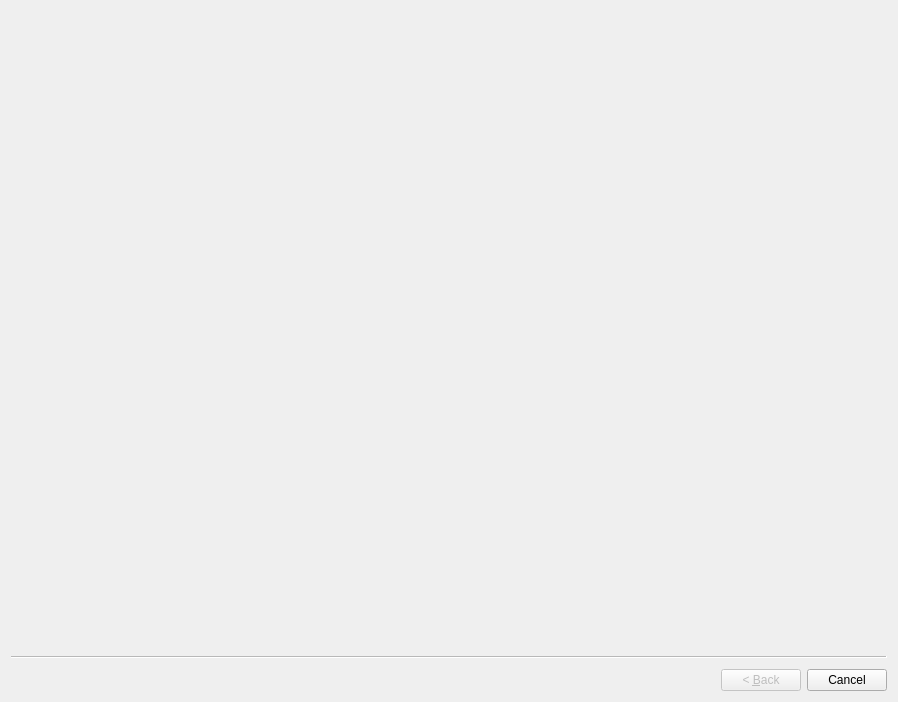
<?xml version="1.0" encoding="UTF-8"?>
<ui version="4.0">
 <class>personProjectWizard</class>
 <widget class="QWizard" name="personProjectWizard">
  <property name="geometry">
   <rect>
    <x>0</x>
    <y>0</y>
    <width>898</width>
    <height>702</height>
   </rect>
  </property>
  <property name="windowTitle">
   <string>CreepyAI25 - New Person Project</string>
  </property>
  <property name="windowIcon">
   <iconset resource="../creepy/include/creepy_resources.qrc">
    <normaloff>:/creepy/user</normaloff>:/creepy/user</iconset>
  </property>
  <property name="wizardStyle">
   <enum>QWizard::ClassicStyle</enum>
  </property>
  <property name="options">
   <set>QWizard::HelpButtonOnRight</set>
  </property>
 </widget>
 <resources>
  <include location="../creepy/include/creepy_resources.qrc"/>
 </resources>
 <connections/>
</ui>
